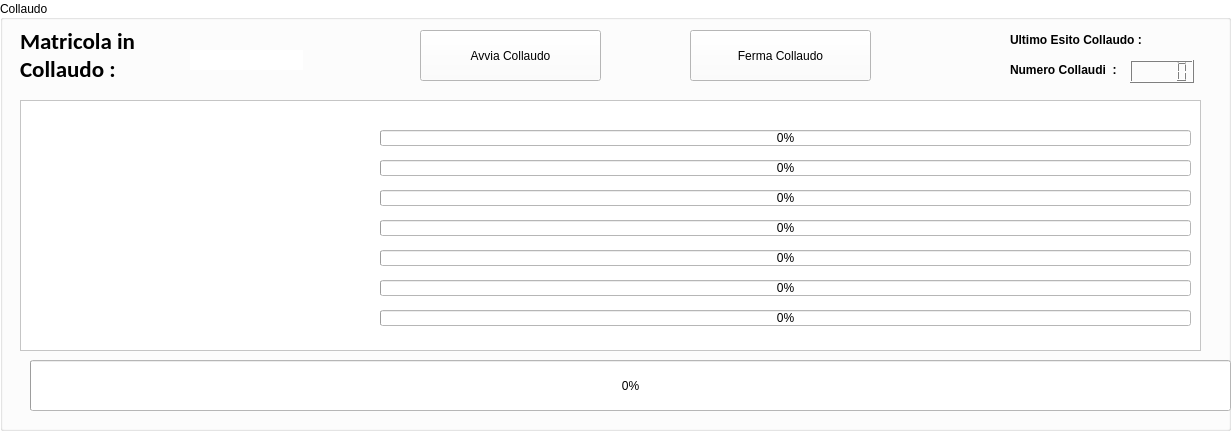
   <widget class="QGroupBox" name="groupBox">
    <property name="enabled">
     <bool>true</bool>
    </property>
    <property name="geometry">
     <rect>
      <x>20</x>
      <y>290</y>
      <width>1231</width>
      <height>431</height>
     </rect>
    </property>
    <property name="palette">
     <palette>
      <active>
       <colorrole role="WindowText">
        <brush brushstyle="SolidPattern">
         <color alpha="255">
          <red>0</red>
          <green>0</green>
          <blue>0</blue>
         </color>
        </brush>
       </colorrole>
       <colorrole role="Button">
        <brush brushstyle="SolidPattern">
         <color alpha="255">
          <red>255</red>
          <green>255</green>
          <blue>255</blue>
         </color>
        </brush>
       </colorrole>
       <colorrole role="Light">
        <brush brushstyle="SolidPattern">
         <color alpha="255">
          <red>255</red>
          <green>255</green>
          <blue>255</blue>
         </color>
        </brush>
       </colorrole>
       <colorrole role="Midlight">
        <brush brushstyle="SolidPattern">
         <color alpha="255">
          <red>255</red>
          <green>255</green>
          <blue>255</blue>
         </color>
        </brush>
       </colorrole>
       <colorrole role="Dark">
        <brush brushstyle="SolidPattern">
         <color alpha="255">
          <red>127</red>
          <green>127</green>
          <blue>127</blue>
         </color>
        </brush>
       </colorrole>
       <colorrole role="Mid">
        <brush brushstyle="SolidPattern">
         <color alpha="255">
          <red>170</red>
          <green>170</green>
          <blue>170</blue>
         </color>
        </brush>
       </colorrole>
       <colorrole role="Text">
        <brush brushstyle="SolidPattern">
         <color alpha="255">
          <red>0</red>
          <green>0</green>
          <blue>0</blue>
         </color>
        </brush>
       </colorrole>
       <colorrole role="BrightText">
        <brush brushstyle="SolidPattern">
         <color alpha="255">
          <red>255</red>
          <green>255</green>
          <blue>255</blue>
         </color>
        </brush>
       </colorrole>
       <colorrole role="ButtonText">
        <brush brushstyle="SolidPattern">
         <color alpha="255">
          <red>0</red>
          <green>0</green>
          <blue>0</blue>
         </color>
        </brush>
       </colorrole>
       <colorrole role="Base">
        <brush brushstyle="SolidPattern">
         <color alpha="255">
          <red>255</red>
          <green>255</green>
          <blue>255</blue>
         </color>
        </brush>
       </colorrole>
       <colorrole role="Window">
        <brush brushstyle="SolidPattern">
         <color alpha="255">
          <red>255</red>
          <green>255</green>
          <blue>255</blue>
         </color>
        </brush>
       </colorrole>
       <colorrole role="Shadow">
        <brush brushstyle="SolidPattern">
         <color alpha="255">
          <red>0</red>
          <green>0</green>
          <blue>0</blue>
         </color>
        </brush>
       </colorrole>
       <colorrole role="AlternateBase">
        <brush brushstyle="SolidPattern">
         <color alpha="255">
          <red>255</red>
          <green>255</green>
          <blue>255</blue>
         </color>
        </brush>
       </colorrole>
       <colorrole role="ToolTipBase">
        <brush brushstyle="SolidPattern">
         <color alpha="255">
          <red>255</red>
          <green>255</green>
          <blue>220</blue>
         </color>
        </brush>
       </colorrole>
       <colorrole role="ToolTipText">
        <brush brushstyle="SolidPattern">
         <color alpha="255">
          <red>0</red>
          <green>0</green>
          <blue>0</blue>
         </color>
        </brush>
       </colorrole>
      </active>
      <inactive>
       <colorrole role="WindowText">
        <brush brushstyle="SolidPattern">
         <color alpha="255">
          <red>0</red>
          <green>0</green>
          <blue>0</blue>
         </color>
        </brush>
       </colorrole>
       <colorrole role="Button">
        <brush brushstyle="SolidPattern">
         <color alpha="255">
          <red>255</red>
          <green>255</green>
          <blue>255</blue>
         </color>
        </brush>
       </colorrole>
       <colorrole role="Light">
        <brush brushstyle="SolidPattern">
         <color alpha="255">
          <red>255</red>
          <green>255</green>
          <blue>255</blue>
         </color>
        </brush>
       </colorrole>
       <colorrole role="Midlight">
        <brush brushstyle="SolidPattern">
         <color alpha="255">
          <red>255</red>
          <green>255</green>
          <blue>255</blue>
         </color>
        </brush>
       </colorrole>
       <colorrole role="Dark">
        <brush brushstyle="SolidPattern">
         <color alpha="255">
          <red>127</red>
          <green>127</green>
          <blue>127</blue>
         </color>
        </brush>
       </colorrole>
       <colorrole role="Mid">
        <brush brushstyle="SolidPattern">
         <color alpha="255">
          <red>170</red>
          <green>170</green>
          <blue>170</blue>
         </color>
        </brush>
       </colorrole>
       <colorrole role="Text">
        <brush brushstyle="SolidPattern">
         <color alpha="255">
          <red>0</red>
          <green>0</green>
          <blue>0</blue>
         </color>
        </brush>
       </colorrole>
       <colorrole role="BrightText">
        <brush brushstyle="SolidPattern">
         <color alpha="255">
          <red>255</red>
          <green>255</green>
          <blue>255</blue>
         </color>
        </brush>
       </colorrole>
       <colorrole role="ButtonText">
        <brush brushstyle="SolidPattern">
         <color alpha="255">
          <red>0</red>
          <green>0</green>
          <blue>0</blue>
         </color>
        </brush>
       </colorrole>
       <colorrole role="Base">
        <brush brushstyle="SolidPattern">
         <color alpha="255">
          <red>255</red>
          <green>255</green>
          <blue>255</blue>
         </color>
        </brush>
       </colorrole>
       <colorrole role="Window">
        <brush brushstyle="SolidPattern">
         <color alpha="255">
          <red>255</red>
          <green>255</green>
          <blue>255</blue>
         </color>
        </brush>
       </colorrole>
       <colorrole role="Shadow">
        <brush brushstyle="SolidPattern">
         <color alpha="255">
          <red>0</red>
          <green>0</green>
          <blue>0</blue>
         </color>
        </brush>
       </colorrole>
       <colorrole role="AlternateBase">
        <brush brushstyle="SolidPattern">
         <color alpha="255">
          <red>255</red>
          <green>255</green>
          <blue>255</blue>
         </color>
        </brush>
       </colorrole>
       <colorrole role="ToolTipBase">
        <brush brushstyle="SolidPattern">
         <color alpha="255">
          <red>255</red>
          <green>255</green>
          <blue>220</blue>
         </color>
        </brush>
       </colorrole>
       <colorrole role="ToolTipText">
        <brush brushstyle="SolidPattern">
         <color alpha="255">
          <red>0</red>
          <green>0</green>
          <blue>0</blue>
         </color>
        </brush>
       </colorrole>
      </inactive>
      <disabled>
       <colorrole role="WindowText">
        <brush brushstyle="SolidPattern">
         <color alpha="255">
          <red>127</red>
          <green>127</green>
          <blue>127</blue>
         </color>
        </brush>
       </colorrole>
       <colorrole role="Button">
        <brush brushstyle="SolidPattern">
         <color alpha="255">
          <red>255</red>
          <green>255</green>
          <blue>255</blue>
         </color>
        </brush>
       </colorrole>
       <colorrole role="Light">
        <brush brushstyle="SolidPattern">
         <color alpha="255">
          <red>255</red>
          <green>255</green>
          <blue>255</blue>
         </color>
        </brush>
       </colorrole>
       <colorrole role="Midlight">
        <brush brushstyle="SolidPattern">
         <color alpha="255">
          <red>255</red>
          <green>255</green>
          <blue>255</blue>
         </color>
        </brush>
       </colorrole>
       <colorrole role="Dark">
        <brush brushstyle="SolidPattern">
         <color alpha="255">
          <red>127</red>
          <green>127</green>
          <blue>127</blue>
         </color>
        </brush>
       </colorrole>
       <colorrole role="Mid">
        <brush brushstyle="SolidPattern">
         <color alpha="255">
          <red>170</red>
          <green>170</green>
          <blue>170</blue>
         </color>
        </brush>
       </colorrole>
       <colorrole role="Text">
        <brush brushstyle="SolidPattern">
         <color alpha="255">
          <red>127</red>
          <green>127</green>
          <blue>127</blue>
         </color>
        </brush>
       </colorrole>
       <colorrole role="BrightText">
        <brush brushstyle="SolidPattern">
         <color alpha="255">
          <red>255</red>
          <green>255</green>
          <blue>255</blue>
         </color>
        </brush>
       </colorrole>
       <colorrole role="ButtonText">
        <brush brushstyle="SolidPattern">
         <color alpha="255">
          <red>127</red>
          <green>127</green>
          <blue>127</blue>
         </color>
        </brush>
       </colorrole>
       <colorrole role="Base">
        <brush brushstyle="SolidPattern">
         <color alpha="255">
          <red>255</red>
          <green>255</green>
          <blue>255</blue>
         </color>
        </brush>
       </colorrole>
       <colorrole role="Window">
        <brush brushstyle="SolidPattern">
         <color alpha="255">
          <red>255</red>
          <green>255</green>
          <blue>255</blue>
         </color>
        </brush>
       </colorrole>
       <colorrole role="Shadow">
        <brush brushstyle="SolidPattern">
         <color alpha="255">
          <red>0</red>
          <green>0</green>
          <blue>0</blue>
         </color>
        </brush>
       </colorrole>
       <colorrole role="AlternateBase">
        <brush brushstyle="SolidPattern">
         <color alpha="255">
          <red>255</red>
          <green>255</green>
          <blue>255</blue>
         </color>
        </brush>
       </colorrole>
       <colorrole role="ToolTipBase">
        <brush brushstyle="SolidPattern">
         <color alpha="255">
          <red>255</red>
          <green>255</green>
          <blue>220</blue>
         </color>
        </brush>
       </colorrole>
       <colorrole role="ToolTipText">
        <brush brushstyle="SolidPattern">
         <color alpha="255">
          <red>0</red>
          <green>0</green>
          <blue>0</blue>
         </color>
        </brush>
       </colorrole>
      </disabled>
     </palette>
    </property>
    <property name="autoFillBackground">
     <bool>true</bool>
    </property>
    <property name="title">
     <string>Collaudo</string>
    </property>
    <property name="alignment">
     <set>Qt::AlignLeading|Qt::AlignLeft|Qt::AlignVCenter</set>
    </property>
    <property name="flat">
     <bool>false</bool>
    </property>
    <property name="checkable">
     <bool>false</bool>
    </property>
    <widget class="QLabel" name="matricolaCollaudolabel">
     <property name="geometry">
      <rect>
       <x>20</x>
       <y>30</y>
       <width>121</width>
       <height>51</height>
      </rect>
     </property>
     <property name="font">
      <font>
       <family>Calibri</family>
       <pointsize>17</pointsize>
       <weight>75</weight>
       <bold>true</bold>
      </font>
     </property>
     <property name="text">
      <string>Matricola in 
Collaudo : </string>
     </property>
    </widget>
    <widget class="QLineEdit" name="MatricolaLineEdit">
     <property name="geometry">
      <rect>
       <x>190</x>
       <y>50</y>
       <width>113</width>
       <height>20</height>
      </rect>
     </property>
     <property name="frame">
      <bool>false</bool>
     </property>
    </widget>
    <widget class="QProgressBar" name="progressBar">
     <property name="geometry">
      <rect>
       <x>30</x>
       <y>360</y>
       <width>1201</width>
       <height>51</height>
      </rect>
     </property>
     <property name="value">
      <number>0</number>
     </property>
    </widget>
    <widget class="QToolButton" name="avviaCollaudotoolButton">
     <property name="geometry">
      <rect>
       <x>420</x>
       <y>30</y>
       <width>181</width>
       <height>51</height>
      </rect>
     </property>
     <property name="toolTip">
      <string>&lt;html&gt;&lt;head/&gt;&lt;body&gt;&lt;p&gt;&lt;br/&gt;&lt;/p&gt;&lt;/body&gt;&lt;/html&gt;</string>
     </property>
     <property name="text">
      <string>Avvia Collaudo</string>
     </property>
     <property name="iconSize">
      <size>
       <width>60</width>
       <height>60</height>
      </size>
     </property>
     <property name="checkable">
      <bool>false</bool>
     </property>
     <property name="toolButtonStyle">
      <enum>Qt::ToolButtonTextOnly</enum>
     </property>
    </widget>
    <widget class="QToolButton" name="fermaCollaudotoolButton">
     <property name="geometry">
      <rect>
       <x>690</x>
       <y>30</y>
       <width>181</width>
       <height>51</height>
      </rect>
     </property>
     <property name="text">
      <string>Ferma Collaudo</string>
     </property>
     <property name="icon">
      <iconset>
       <normaloff>:/images/bad.svg</normaloff>:/images/bad.svg</iconset>
     </property>
     <property name="iconSize">
      <size>
       <width>60</width>
       <height>60</height>
      </size>
     </property>
     <property name="toolButtonStyle">
      <enum>Qt::ToolButtonTextOnly</enum>
     </property>
    </widget>
    <widget class="QLabel" name="ultimoEsito_labe">
     <property name="geometry">
      <rect>
       <x>1010</x>
       <y>30</y>
       <width>151</width>
       <height>20</height>
      </rect>
     </property>
     <property name="font">
      <font>
       <pointsize>9</pointsize>
       <weight>75</weight>
       <bold>true</bold>
      </font>
     </property>
     <property name="frameShape">
      <enum>QFrame::NoFrame</enum>
     </property>
     <property name="text">
      <string>Ultimo Esito Collaudo : </string>
     </property>
    </widget>
    <widget class="QLabel" name="numeroCollaudi_label">
     <property name="geometry">
      <rect>
       <x>1010</x>
       <y>60</y>
       <width>111</width>
       <height>20</height>
      </rect>
     </property>
     <property name="font">
      <font>
       <pointsize>9</pointsize>
       <weight>75</weight>
       <bold>true</bold>
      </font>
     </property>
     <property name="frameShape">
      <enum>QFrame::NoFrame</enum>
     </property>
     <property name="text">
      <string>Numero Collaudi  :</string>
     </property>
    </widget>
    <widget class="QLCDNumber" name="lcdNumber">
     <property name="geometry">
      <rect>
       <x>1130</x>
       <y>60</y>
       <width>64</width>
       <height>23</height>
      </rect>
     </property>
    </widget>
    <widget class="QLabel" name="matCol_label">
     <property name="geometry">
      <rect>
       <x>160</x>
       <y>50</y>
       <width>211</width>
       <height>31</height>
      </rect>
     </property>
     <property name="font">
      <font>
       <family>Calibri</family>
       <pointsize>16</pointsize>
       <weight>75</weight>
       <bold>true</bold>
      </font>
     </property>
     <property name="text">
      <string/>
     </property>
    </widget>
    <widget class="QListWidget" name="listWidget">
     <property name="enabled">
      <bool>true</bool>
     </property>
     <property name="geometry">
      <rect>
       <x>20</x>
       <y>100</y>
       <width>1181</width>
       <height>251</height>
      </rect>
     </property>
     <property name="frameShape">
      <enum>QFrame::StyledPanel</enum>
     </property>
     <property name="frameShadow">
      <enum>QFrame::Sunken</enum>
     </property>
     <property name="autoScroll">
      <bool>true</bool>
     </property>
     <property name="dragEnabled">
      <bool>false</bool>
     </property>
     <property name="verticalScrollMode">
      <enum>QAbstractItemView::ScrollPerPixel</enum>
     </property>
     <property name="isWrapping" stdset="0">
      <bool>false</bool>
     </property>
    </widget>
    <widget class="QProgressBar" name="progressBar_2">
     <property name="enabled">
      <bool>true</bool>
     </property>
     <property name="geometry">
      <rect>
       <x>380</x>
       <y>130</y>
       <width>811</width>
       <height>16</height>
      </rect>
     </property>
     <property name="maximum">
      <number>60</number>
     </property>
     <property name="value">
      <number>0</number>
     </property>
     <property name="invertedAppearance">
      <bool>false</bool>
     </property>
     <property name="textDirection">
      <enum>QProgressBar::TopToBottom</enum>
     </property>
     <property name="format">
      <string>%p%</string>
     </property>
    </widget>
    <widget class="QProgressBar" name="progressBar_3">
     <property name="geometry">
      <rect>
       <x>380</x>
       <y>160</y>
       <width>811</width>
       <height>16</height>
      </rect>
     </property>
     <property name="maximum">
      <number>20</number>
     </property>
     <property name="value">
      <number>0</number>
     </property>
    </widget>
    <widget class="QProgressBar" name="progressBar_4">
     <property name="geometry">
      <rect>
       <x>380</x>
       <y>190</y>
       <width>811</width>
       <height>16</height>
      </rect>
     </property>
     <property name="maximum">
      <number>50</number>
     </property>
     <property name="value">
      <number>0</number>
     </property>
    </widget>
    <widget class="QProgressBar" name="progressBar_5">
     <property name="geometry">
      <rect>
       <x>380</x>
       <y>220</y>
       <width>811</width>
       <height>16</height>
      </rect>
     </property>
     <property name="maximum">
      <number>30</number>
     </property>
     <property name="value">
      <number>0</number>
     </property>
    </widget>
    <widget class="QProgressBar" name="progressBar_6">
     <property name="geometry">
      <rect>
       <x>380</x>
       <y>250</y>
       <width>811</width>
       <height>16</height>
      </rect>
     </property>
     <property name="maximum">
      <number>30</number>
     </property>
     <property name="value">
      <number>0</number>
     </property>
    </widget>
    <widget class="QProgressBar" name="progressBar_7">
     <property name="geometry">
      <rect>
       <x>380</x>
       <y>280</y>
       <width>811</width>
       <height>16</height>
      </rect>
     </property>
     <property name="maximum">
      <number>40</number>
     </property>
     <property name="value">
      <number>0</number>
     </property>
    </widget>
    <widget class="QProgressBar" name="progressBar_8">
     <property name="geometry">
      <rect>
       <x>380</x>
       <y>310</y>
       <width>811</width>
       <height>16</height>
      </rect>
     </property>
     <property name="maximum">
      <number>30</number>
     </property>
     <property name="value">
      <number>0</number>
     </property>
    </widget>
    <widget class="QLabel" name="labelBar_1">
     <property name="geometry">
      <rect>
       <x>30</x>
       <y>140</y>
       <width>341</width>
       <height>20</height>
      </rect>
     </property>
     <property name="text">
      <string/>
     </property>
    </widget>
    <widget class="QLabel" name="labelBar_2">
     <property name="geometry">
      <rect>
       <x>30</x>
       <y>160</y>
       <width>341</width>
       <height>20</height>
      </rect>
     </property>
     <property name="text">
      <string/>
     </property>
    </widget>
    <widget class="QLabel" name="labelBar_3">
     <property name="geometry">
      <rect>
       <x>30</x>
       <y>190</y>
       <width>341</width>
       <height>20</height>
      </rect>
     </property>
     <property name="text">
      <string/>
     </property>
    </widget>
    <widget class="QLabel" name="labelBar_4">
     <property name="geometry">
      <rect>
       <x>30</x>
       <y>220</y>
       <width>341</width>
       <height>20</height>
      </rect>
     </property>
     <property name="text">
      <string/>
     </property>
    </widget>
    <widget class="QLabel" name="labelBar_5">
     <property name="geometry">
      <rect>
       <x>30</x>
       <y>250</y>
       <width>341</width>
       <height>20</height>
      </rect>
     </property>
     <property name="text">
      <string/>
     </property>
    </widget>
    <widget class="QLabel" name="labelBar_6">
     <property name="geometry">
      <rect>
       <x>30</x>
       <y>280</y>
       <width>341</width>
       <height>20</height>
      </rect>
     </property>
     <property name="text">
      <string/>
     </property>
    </widget>
    <widget class="QLabel" name="labelBar_7">
     <property name="geometry">
      <rect>
       <x>30</x>
       <y>310</y>
       <width>341</width>
       <height>20</height>
      </rect>
     </property>
     <property name="text">
      <string/>
     </property>
    </widget>
   </widget>
